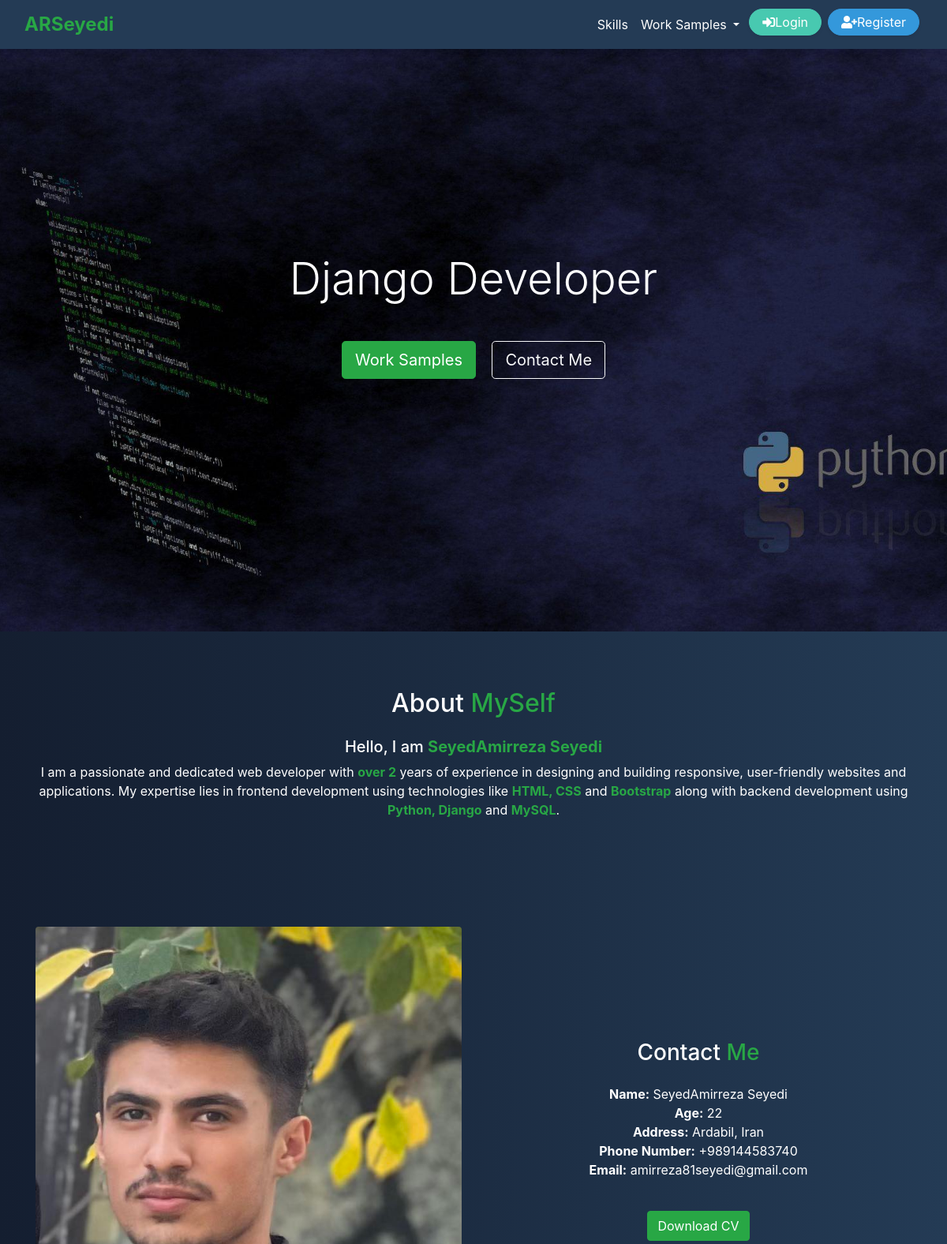
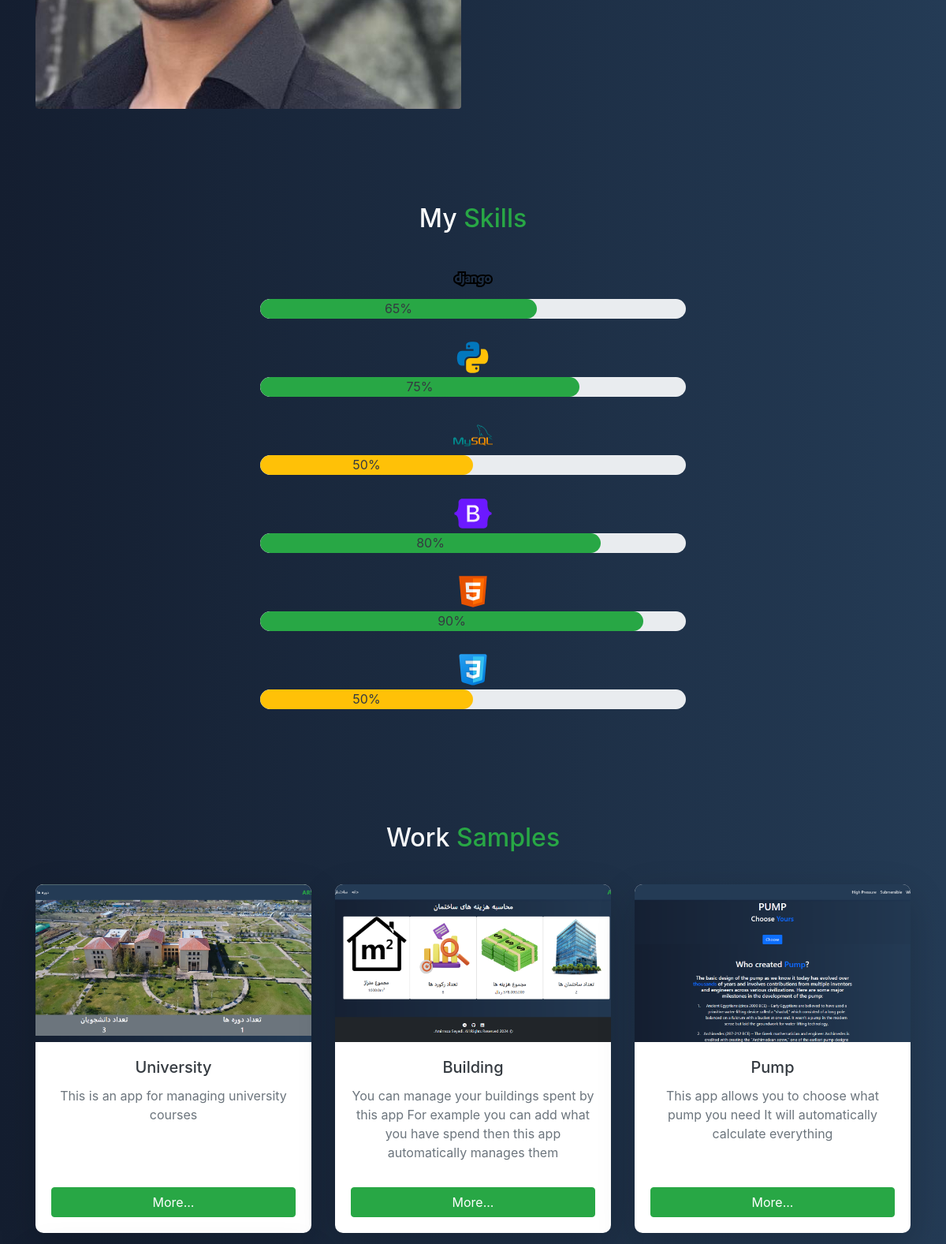
The page / (upper part) on the database its author committed (2 pictures, top to bottom).
### core/models.py (models this page shows, shortened)
class WorkSample(models.Model):
    title = models.CharField(max_length=255, null=False)
    description = models.TextField(null=False)
    url = models.URLField(max_length=255, null=True)
    image = models.ImageField(upload_to='worksample', null=True, blank=True)

### core/views.py (the view)
# urls.py: path("", views.index, name="index"),
def index(request):
    worksamples = WorkSample.objects.all()
    try:
        client = get_object_or_404(Client, user=request.user)
        return render(request, 'index.html', {'worksamples': worksamples, "client": client})
    except:
        return render(request, 'index.html', {'worksamples': worksamples})

### core/templates/index.html (shortened to what this page needs)
<!DOCTYPE html>
{% load static %}
<html lang="en">
<head>
    <link href="https://stackpath.bootstrapcdn.com/bootstrap/4.5.2/css/bootstrap.min.css" rel="stylesheet">
    <link rel="stylesheet" href="https://cdn.jsdelivr.net/npm/bootstrap-icons@1.11.3/font/bootstrap-icons.min.css">
    <link rel="stylesheet" href={% static "css/styles.css" %}>
    <link rel="stylesheet" href="https://cdnjs.cloudflare.com/ajax/libs/font-awesome/5.15.3/css/all.min.css">
</head>
<body>
    <nav class="navbar navbar-expand-lg navbar-dark fixed-top">
        <div class="container-fluid">
            <a class="navbar-brand" href="#">ARSeyedi</a>
            <div class="collapse navbar-collapse justify-content-end" id="navbarNav">
                <ul class="navbar-nav">
                    <li class="nav-item">
                        <a class="nav-link" href="#skills">Skills</a>
                    </li>
                    <li class="nav-item dropdown">
                        <a class="nav-link dropdown-toggle" href="#" id="navbarDropdown" role="button" data-bs-toggle="dropdown" aria-expanded="false">
                            Work Samples
                        </a>
                    </li>
                    {% if user.is_authenticated %}
                        <li class="nav-item dropdown ms-3">
                            <a href="#" class="nav-link dropdown-toggle d-flex align-items-center" id="userDropdown" role="button" data-bs-toggle="dropdown" aria-expanded="false">
                                <img src="{{ client.image.url }}" alt="" class="rounded-circle" style="height: 40px; width: 40px; object-fit: cover; border: 2px solid #ddd;">
                            </a>
                            <ul class="dropdown-menu dropdown-menu-end" aria-labelledby="userDropdown" style="border-radius: 8px;">
                                <li><a class="dropdown-item" href="{% url "profile" user.id %}">{{ client.user.username }}</a></li>
                                {% if user.is_superuser%}
                                    <li><a class="dropdown-item" href="{% url "store_users" %}">Users</a></li>
                                {% endif %}
                                <li><hr class="dropdown-divider"></li>
                                <li><a class="dropdown-item" href="{% url 'logout' %}">Logout</a></li>
                            </ul>
                        </li>
                    {% else %}
                        <li class="nav-item">
                            <a class="nav-link btn btn-outline-light text-dark px-3 py-1 mx-1 rounded-pill shadow-sm" href="{% url 'login' %}" style="background-color: #48c9b0; border-color: #48c9b0;">
                                <i class="fas fa-sign-in-alt me-1"></i>Login
                            </a>
                        </li>
                        <li class="nav-item">
                            <a class="nav-link btn btn-outline-light text-dark px-3 py-1 mx-1 rounded-pill shadow-sm" href="{% url 'register' %}" style="background-color: #3498db; border-color: #3498db;">
                                <i class="fas fa-user-plus me-1"></i>Register
                            </a>
                        </li>
                    {% endif %}
                </ul>
            </div>
        </div>
    </nav>
    {% block content %}
        <header class="bg-dark text-white text-center py-5" style="background-image: url({% static "assets/background.jpg" %}); background-size: cover;">
            <div class="container">
                <h1 class="display-4">Django Developer</h1>
                <div class="mt-4">
                    <a href="#worksamples" class="btn btn-success btn-lg mx-2">Work Samples</a>
                    <a href="#details" class="btn btn-outline-light btn-lg mx-2">Contact Me</a>
                </div>
            </div>
        </header>
        <section class="py-5 bg-dark text-white text-center">
            <div class="container mt-4">
                <h2 class="mb-4">About <span class="text-success">MySelf</span></h2>
                <h5>Hello, I am <b class="text-success">SeyedAmirreza Seyedi</b></h5>
                <p>I am a passionate and dedicated web developer with <b class="text-success">over 2</b> years of experience in designing and building responsive,
                    user-friendly websites and applications. My expertise lies in frontend development using technologies like <b class="text-success">
                        HTML, CSS</b> and <b class="text-success">Bootstrap</b>
                        along with backend development using <b class="text-success">Python, Django</b> and <b class="text-success">MySQL</b>.
                </p>
            </div>
        </section>
        <section class="py-5 text-center text-white bg-secondary" id="details">
            <div class="container mt-4">
                <div class="row align-items-center">
                    <div class="col-md-6">
                        <img src="{% static 'assets/Amirreza_seyyedi.jpg' %}" alt="Portrait" class="img-fluid rounded">
                    </div>
                    <div class="col-md-6">
                        <h3 class="mb-4">Contact <span class="text-success">Me</span></h3>
                        <ul class="list-unstyled">
                            <li><strong>Name:</strong> SeyedAmirreza Seyedi</li>
                            <li><strong>Age:</strong> 22</li>
                            <li><strong>Address:</strong> Ardabil, Iran</li>
                            <li><strong>Phone Number:</strong> +989144583740</li>
                            <li><strong>Email:</strong> amirreza81seyedi@gmail.com</li>
                        </ul>
                        <a href="#" class="btn btn-success mt-4">Download CV</a>
                    </div>
                </div>
            </div>
        </section>
        <section class="py-5 text-center bg-dark text-white" id="skills">
            <div class="container mt-4">
                <h2>My <span class="text-success">Skills</span></h2>
                <div class="row">
                    <div class="col-md-6 mx-auto">
                        <div class="my-4">
                            <div class="progress">
                                <div class="progress-bar bg-success text-dark" role="progressbar" style="width: 65%;" aria-valuenow="65"
                                    aria-valuemin="0" aria-valuemax="100">65%</div>
                            </div>
                        </div>
                        <div class="my-4">
                            <div class="progress">
                                <div class="progress-bar bg-success text-dark" role="progressbar" style="width: 75%;" aria-valuenow="75"
                                    aria-valuemin="0" aria-valuemax="100">75%</div>
                            </div>
                        </div>
                        <div class="my-4">
                            <div class="progress">
                                <div class="progress-bar bg-warning text-dark" role="progressbar" style="width: 50%;" aria-valuenow="50"
                                    aria-valuemin="0" aria-valuemax="100">50%</div>
                            </div>
                        </div>
                        <div class="my-4">
                            <div class="progress">
                                <div class="progress-bar bg-success text-dark" role="progressbar" style="width: 80%;" aria-valuenow="80"
                                    aria-valuemin="0" aria-valuemax="100">80%</div>
                            </div>
                        </div>
                        <div class="my-4">
                            <div class="progress">
                                <div class="progress-bar bg-success text-dark" role="progressbar" style="width: 90%;" aria-valuenow="90" aria-valuemin="0" aria-valuemax="100">90%</div>
                            </div>
                        </div>
                        <div class="my-4">
                            <div class="progress">
                                <div class="progress-bar bg-warning text-dark" role="progressbar" style="width: 50%;" aria-valuenow="50"
                                    aria-valuemin="0" aria-valuemax="100">50%</div>
                            </div>
                        </div>
                    </div>
                </div>
            </div>
        </section>
        <section class="text-center py-5" id="worksamples" style="background-color: #222;">
            <h2 class="text-light mt-4 mb-4">Work <span class="text-success">Samples</span></h2>
            <div class="container">
                <div class="row row-cols-1 row-cols-sm-2 row-cols-md-3 g-4">
                    {% for ws in worksamples %}
                        <div class="col mt-3">
                            <div class="card h-100 shadow-lg border-0" style="border-radius: 10px; overflow: hidden;">
                                <img class="card-img-top" src="{{ ws.image.url }}" style="height: 200px; object-fit: cover;">
                                <div class="card-body d-flex flex-column">
                                    <h5 class="card-title text-dark fw-bold">{{ ws.title }}</h5>
                                    <p class="card-text text-muted flex-grow-1">{{ ws.description }}</p>
                                    <a href="{{ ws.url }}" class="btn btn-success mt-3">More...</a>
                                </div>
                            </div>
                        </div>
                    {% endfor %}
                </div>
            </div>
        </section>
    {% endblock%}
</body>
</html>

### static/css/styles.css (style rules this page uses)
.navbar { background-color: #243b55; }
.navbar-brand { font-size: 1.5rem; font-weight: bold; color: #28a745 !important; }
.navbar-nav .nav-link { color: white !important; }
.navbar.fixed-top { box-shadow: 0 4px 6px rgba(0, 22, 68, 0.1); }
header { position: relative; background-position: center; background-size: cover; height: 100vh; display: flex; align-items: center; justify-content: center; }
header h1 { font-size: 4rem; color: white; }
header .btn { margin-top: 20px; }
section { padding: 60px 0; }
h2 span, h3 span { color: #28a745; }
.progress { height: 25px; border-radius: 15px; }
.progress-bar { font-size: 1rem; line-height: 25px; border-radius: 15px; animation: grow 2s ease-in-out; }
section { background: linear-gradient(to right, #141e30, #243b55); }

### rows shown on the page
WorkSample: image (picture), title "University", description "This is an app for managing university courses"
WorkSample: image (picture), title "Building", description "You can manage your buildings spent by this app For example you can add what you have spend then this app automatically manages them"
WorkSample: image (picture), title "Pump", description "This app allows you to choose what pump you need It will automatically calculate everything"
